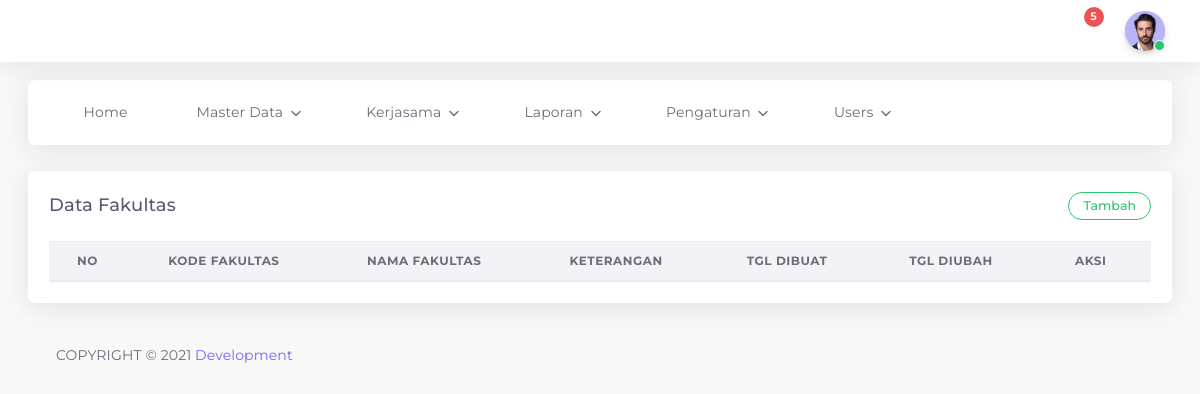
/admin/fakultas_data.php (signed in), run on an earlier commit of the app's database.
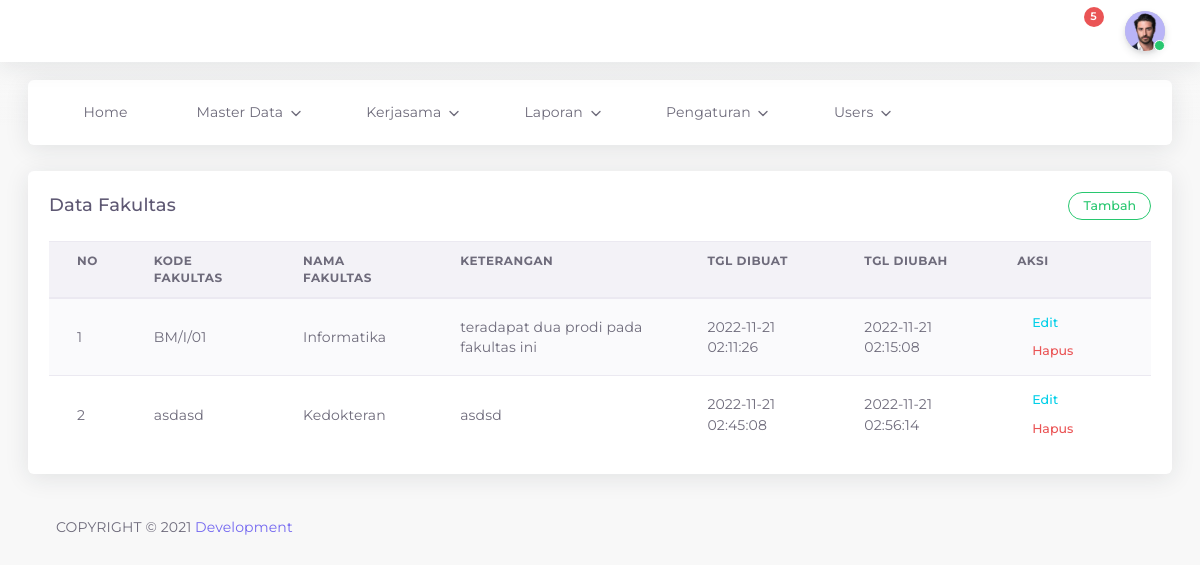
And on a later commit of the database.
### tables this page shows
CREATE TABLE `fakultas` (
  `id_fak` int(11) NOT NULL,
  `fak_kode` varchar(20) NOT NULL,
  `fak_nama` varchar(100) NOT NULL,
  `fak_ket` text NOT NULL,
  `date_created` timestamp NULL DEFAULT current_timestamp(),
  `date_updated` timestamp NULL DEFAULT NULL ON UPDATE current_timestamp()
);

### admin/fakultas_data.php (the view, shortened to what this page needs)
<?php
include "header.php";
?>
<div class="app-content content ">
		<div class="content-wrapper container-xxl p-0">
			<div class="row match-height">
				<div class="col-lg-12">
					<div class="card">
						<div class="card-header">
							<h4 class="card-title">Data Fakultas</h4>
							<button
									type="button"
									class="btn btn-outline-success round btn-sm"
									data-toggle="modal"
									data-target="#tambah_data">Tambah</button>
						</div>
							<div class="card-body table-responsive">
								<table id="dataTables" class="table table-striped">
									<thead>
											<tr>
													<th>No</th>
													<th>KODE FAKULTAS</th>
													<th>NAMA FAKULTAS</th>
													<th>KETERANGAN</th>
													<th>TGL DIBUAT</th>
													<th>TGL DIUBAH</th>
													<th>Aksi</th>
											</tr>
									</thead>
										<tbody>
											<?php
											include "config.php";
											$no = 1;
											$data = mysqli_query($kon, "SELECT * FROM fakultas ORDER BY fak_nama ASC");
											while($hasil = mysqli_fetch_array($data)){
											?>
												<tr>
														<td>
															<?php echo $no++; ?>
														</td>
														<td><?php echo $hasil ['fak_kode'];?></td>
														<td><?php echo $hasil ['fak_nama'];?></td>
														<td><?php echo $hasil ['fak_ket'];?></td>
														<td><?php echo $hasil ['date_created'];?></td>
														<td><?php echo $hasil ['date_updated'];?></td>
														<td>
															<a href="#" type="button" class="open_modal btn btn-flat-info btn-sm" data-toggle="modal" data-target="#edit<?php echo $hasil['id_fak']; ?>">Edit</a>
																	<button
																	type="button"
																	class="btn btn-flat-danger btn-sm"
																	data-toggle="modal"
																	data-target="#deleteEmployeeModal<?php echo $hasil['id_fak']; ?>">Hapus</button>
														</td>
												</tr>
								<?php
									}
									?>
									</tbody>
						</table>
					</div>
			</div>
		</div>
	</div>
</div>
		<div class="drag-target"></div>
		<?php include "footer.php";?>
</body>
</html>

### admin/header.php (shortened to what this page needs)
<!DOCTYPE html>
<html class="loading" lang="en" data-textdirection="ltr">
    <head>
        <link rel="stylesheet" href="../plugins/datatables-bs4/css/dataTables.bootstrap4.min.css">
        <link rel="stylesheet" href="../plugins/datatables-responsive/css/responsive.bootstrap4.min.css">
        <link
            rel="stylesheet"
            type="text/css"
            href="../vendor/app-assets/css/pages/page-auth.css">
        <link
            rel="stylesheet"
            type="text/css"
            href="../vendor/app-assets/css/plugins/forms/form-validation.css">
        <link
            rel="stylesheet"
            type="text/css"
            href="../vendor/app-assets/vendors/css/vendors.min.css">
        <link
            rel="stylesheet"
            type="text/css"
            href="../vendor/app-assets/vendors/css/charts/apexcharts.css">
        <link
            rel="stylesheet"
            type="text/css"
            href="../vendor/app-assets/css/bootstrap.css">
        <link
            rel="stylesheet"
            type="text/css"
            href="../vendor/app-assets/css/bootstrap-extended.css">
        <link
            rel="stylesheet"
            type="text/css"
            href="../vendor/app-assets/css/colors.css">
        <link
            rel="stylesheet"
            type="text/css"
            href="../vendor/app-assets/css/components.css">
        <link
            rel="stylesheet"
            type="text/css"
            href="../vendor/app-assets/css/themes/dark-layout.css">
        <link
            rel="stylesheet"
            type="text/css"
            href="../vendor/app-assets/css/themes/bordered-layout.css">
        <link
            rel="stylesheet"
            type="text/css"
            href="../vendor/app-assets/css/themes/semi-dark-layout.css">
        <link
            rel="stylesheet"
            type="text/css"
            href="../vendor/app-assets/css/core/menu/menu-types/horizontal-menu.css">
        <link
            rel="stylesheet"
            type="text/css"
            href="../vendor/app-assets/css/pages/dashboard-ecommerce.css">
        <link
            rel="stylesheet"
            type="text/css"
            href="../vendor/app-assets/css/plugins/charts/chart-apex.css">
        <link rel="stylesheet" type="text/css" href="../vendor/assets/css/style.css">
    </head>
    <body
        class="horizontal-layout horizontal-menu  navbar-floating footer-static  "
        data-open="hover"
        data-menu="horizontal-menu"
        data-col="">
        <nav
            class="header-navbar navbar-expand-lg navbar navbar-fixed align-items-center navbar-shadow navbar-brand-center"
            data-nav="brand-center">
            <div class="navbar-container d-flex content">
                <ul class="nav navbar-nav align-items-center ml-auto">
                    <li class="nav-item d-none d-lg-block">
                        <a class="nav-link nav-link-style">
                            <i class="ficon" data-feather="moon"></i>
                        </a>
                    </li>
                    <li class="nav-item dropdown dropdown-notification mr-25">
                        <a class="nav-link" href="javascript:void(0);" data-toggle="dropdown">
                            <i class="ficon" data-feather="bell"></i>
                            <span class="badge badge-pill badge-danger badge-up">5</span></a>
                    </li>
                    <li class="nav-item dropdown dropdown-user">
                        <a
                            class="nav-link dropdown-toggle dropdown-user-link"
                            id="dropdown-user"
                            href="javascript:void(0);"
                            data-toggle="dropdown"
                            aria-haspopup="true"
                            aria-expanded="false">
                            <div class="user-nav d-sm-flex d-none">
                            </div>
                            <span class="avatar"><img
                                class="round"
                                src="../vendor/app-assets//images/portrait/small/avatar-s-11.jpg"
                                alt="avatar"
                                height="40"
                                width="40">
                                <span class="avatar-status-online"></span></span>
                        </a>
                    </li>
                </ul>
            </div>
        </nav>
      <?php
      include "menu.php";
      ?>

### admin/menu.php (shortened to what this page needs)
<div class="horizontal-menu-wrapper">
    <div
        class="header-navbar navbar-expand-sm navbar navbar-horizontal floating-nav navbar-light navbar-shadow menu-border container-xxl"
        role="navigation"
        data-menu="menu-wrapper"
        data-menu-type="floating-nav">
        <div class="navbar-container main-menu-content" data-menu="menu-container">
            <ul
                class="nav navbar-nav"
                id="main-menu-navigation"
                data-menu="menu-navigation">
                <li data-menu="">
                    <a class="dropdown-item d-flex align-items-center" href="home.php">
                        <i data-feather="home"></i>
                        <span data-i18n="Documentation">Home</span>
                    </a>
                </li>
                <li class="dropdown nav-item" data-menu="dropdown">
                    <a
                        class="dropdown-toggle nav-link d-flex align-items-center"
                        href="#"
                        data-toggle="dropdown">
                        <i data-feather="box"></i>
                        <span data-i18n="Misc">Master Data</span></a>
                </li>
                <li class="dropdown nav-item" data-menu="dropdown">
                    <a
                        class="dropdown-toggle nav-link d-flex align-items-center"
                        href="#"
                        data-toggle="dropdown">
                        <i data-feather="paperclip"></i>
                        <span data-i18n="Misc">Kerjasama</span></a>
                </li>
                <li class="dropdown nav-item" data-menu="dropdown">
                    <a
                        class="dropdown-toggle nav-link d-flex align-items-center"
                        href="#"
                        data-toggle="dropdown">
                        <i data-feather="database"></i>
                        <span data-i18n="Misc">Laporan</span></a>
                </li>
                <li class="dropdown nav-item" data-menu="dropdown">
                    <a
                        class="dropdown-toggle nav-link d-flex align-items-center"
                        href="#"
                        data-toggle="dropdown">
                        <i data-feather="settings"></i>
                        <span data-i18n="Misc">Pengaturan</span></a>
                </li>
                <li class="dropdown nav-item" data-menu="dropdown">
                    <a
                        class="dropdown-toggle nav-link d-flex align-items-center"
                        href="#"
                        data-toggle="dropdown">
                        <i data-feather="settings"></i>
                        <span data-i18n="Misc">Users</span></a>
                </li>
            </ul>
        </div>
    </div>
</div>

### admin/footer.php (shortened to what this page needs)
<footer class="footer footer-static footer-light">
  <p class="clearfix mb-0"><span class="float-md-left d-block d-md-inline-block mt-25">COPYRIGHT &copy; 2021<a class="ml-25" href="#" target="_blank">Development</a></span></p>
</footer>

What changed in the data, as far as the page shows it:
added fakultas: fak_kode "BM/I/01", fak_nama "Informatika", fak_ket "teradapat dua prodi pada fakultas ini", date_created "2022-11-21 02:11:26", date_updated "2022-11-21 02:15:08"
added fakultas: fak_kode "asdasd", fak_nama "Kedokteran", fak_ket "asdsd", date_created "2022-11-21 02:45:08", date_updated "2022-11-21 02:56:14"
